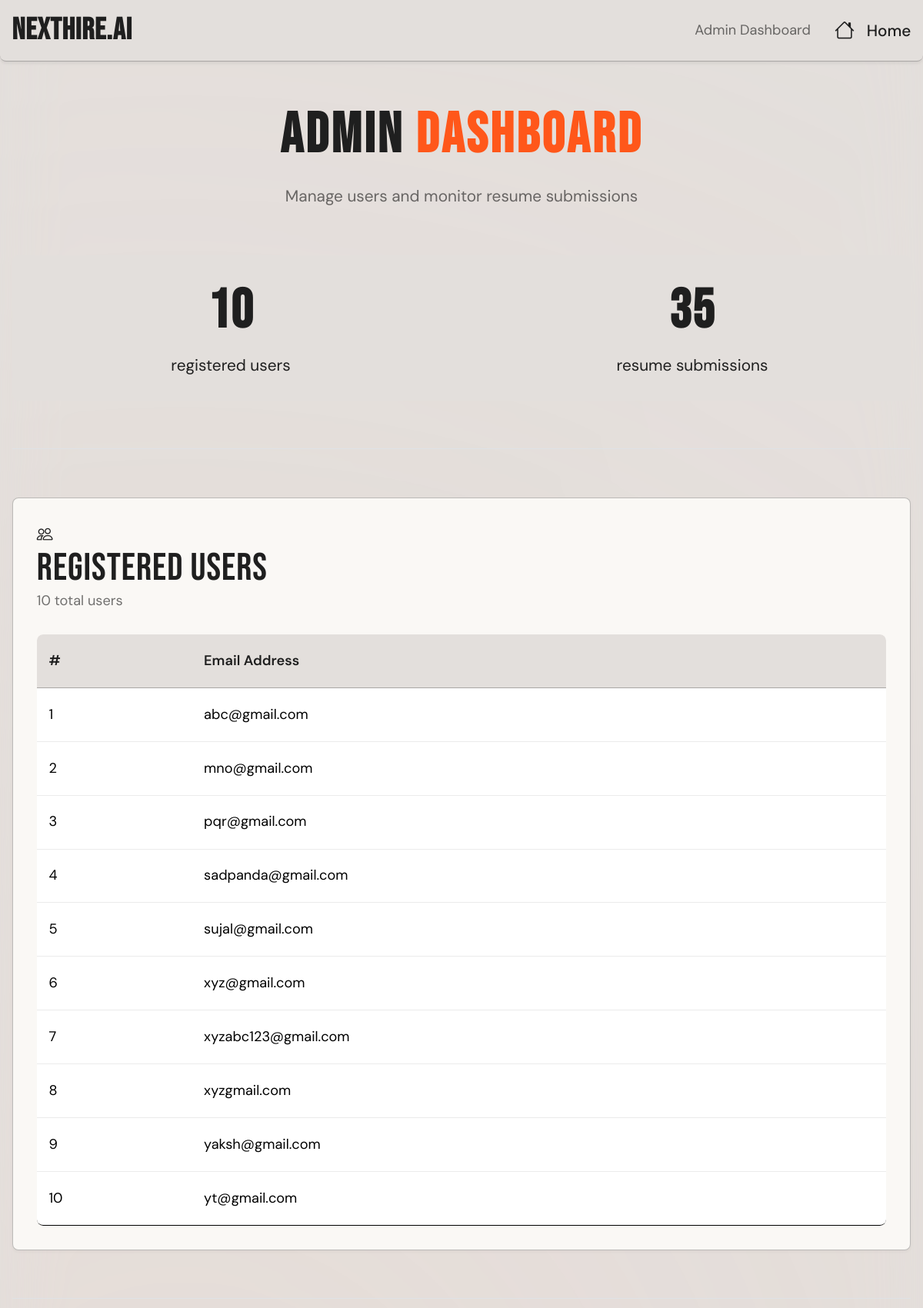
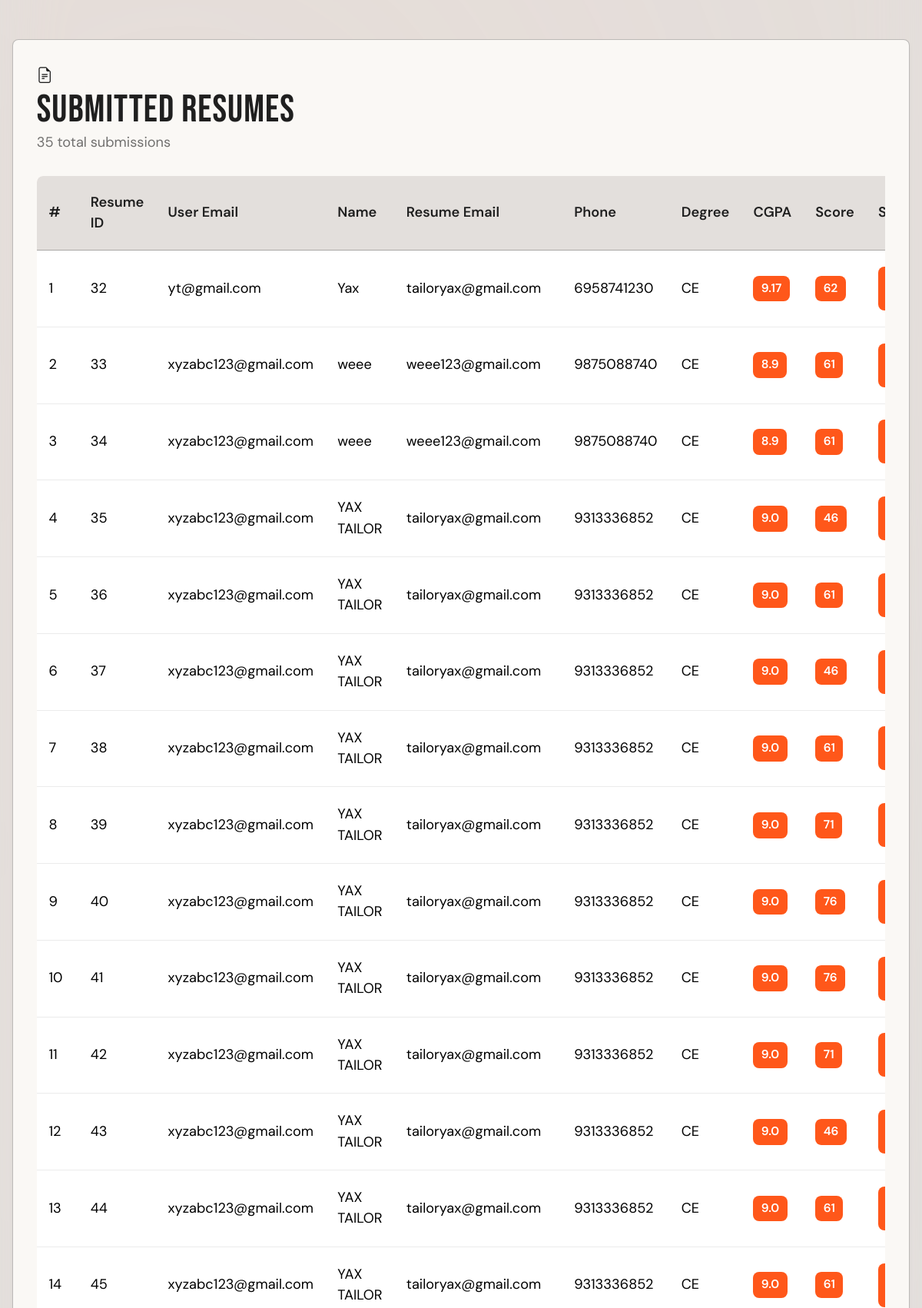
/admin_dashboard (signed in, upper part), run on the app's committed database (2 pictures, top to bottom).
### tables this page shows
CREATE TABLE users (
            email TEXT PRIMARY KEY,
            password TEXT
        );

CREATE TABLE resumes (
        id INTEGER PRIMARY KEY AUTOINCREMENT,
        user_email TEXT,
        name TEXT,
        phone TEXT,
        email TEXT,
        degree TEXT,
        cgpa TEXT,
        skills TEXT,
        projects TEXT,
        file_path TEXT
    , score INTEGER, status TEXT, created_at TEXT, github_username TEXT, city TEXT, about_yourself TEXT);

### app.py (the view)
@app.route("/admin_dashboard")
def admin_dashboard():
    if not session.get("admin"):
        return "Unauthorized", 401
    if not user_resume_history:
        rebuild_resume_history()
    conn = get_db()
    cur = conn.cursor()
    cur.execute("SELECT email FROM users")
    users = cur.fetchall()
    cur.execute("""
    SELECT id, user_email, name, email, phone, degree, cgpa, score, status, file_path
    FROM resumes
    """)
    resumes = cur.fetchall()
    conn.close()
    return render_template("admin.html",users=users,resumes=resumes,ds_history=user_resume_history)

### app.py (called while the page is built)
def get_db():
    return sqlite3.connect(DB_NAME)

### python_modules/resume_history_ds.py (called while the page is built)
    def get_resume_history(self):
        history = []
        current = self.head
        while current:
            history.append({
                "resume_id": current.resume_id,
                "created_at": current.created_at,
                "resume_score": current.resume_score,
                "readiness_status": current.readiness_status
            })
            current = current.next
        return history

### templates/admin.html (shortened to what this page needs)
<!DOCTYPE html>
<html lang="en">
<head>
    <link href="https://cdn.jsdelivr.net/npm/bootstrap@5.3.2/dist/css/bootstrap.min.css" rel="stylesheet">
    <link rel="stylesheet" href="https://cdn.jsdelivr.net/npm/bootstrap-icons@1.11.0/font/bootstrap-icons.css">
    <link rel="stylesheet" href="{{ url_for('static', filename='css/style.css') }}">
</head>
<body>
<header class="border-bottom py-3">
    <div class="container d-flex justify-content-between align-items-center">
        <h5 class="mb-0 fw-bold">NextHire.AI</h5>
        <nav class="d-none d-md-flex gap-4 align-items-center">
            <span class="text-muted small">Admin Dashboard</span>
            <a class="nav-link" href="/"><i class="bi bi-house"></i> Home</a>
        </nav>
    </div>
</header>
<div class="container py-5">
    <div class="text-center mb-5">
        <h1 class="hero-title" style="font-size: 3.5rem;">
            ADMIN <span class="hero-accent">DASHBOARD</span>
        </h1>
        <p class="text-muted">Manage users and monitor resume submissions</p>
    </div>
    <section class="py-4 mb-5" style="background-color: var(--background); border-radius: var(--radius);">
        <div class="row text-center">
            <div class="col-md-6">
                <h2 class="fw-bold">{{ users|length }}</h2>
                <p class="mb-0">registered users</p>
            </div>
            <div class="col-md-6">
                <h2 class="fw-bold">{{ resumes|length }}</h2>
                <p class="mb-0">resume submissions</p>
            </div>
        </div>
    </section>
    <div class="border-top mb-5"></div>
    <div class="panel mb-5">
        <div class="section-heading-container">
            <i class="bi bi-people section-heading-icon"></i>
            <div>
                <h3 class="mb-0">Registered Users</h3>
                <p class="text-muted small mb-0">{{ users|length }} total users</p>
            </div>
        </div>
        <div class="table-responsive">
            <table class="table">
                <thead>
                    <tr>
                        <th>#</th>
                        <th>Email Address</th>
                    </tr>
                </thead>
                <tbody>
                    {% for user in users %}
                    <tr>
                        <td>{{ loop.index }}</td>
                        <td>{{ user[0] }}</td>
                    </tr>
                    {% endfor %}
                </tbody>
            </table>
        </div>
    </div>
    <div class="border-top mb-5"></div>
    <div class="panel">
        <div class="section-heading-container">
            <i class="bi bi-file-earmark-text section-heading-icon"></i>
            <div>
                <h3 class="mb-0">Submitted Resumes</h3>
                <p class="text-muted small mb-0">{{ resumes|length }} total submissions</p>
            </div>
        </div>
        <div class="table-responsive">
            <table class="table">
                <thead>
                    <tr>
                        <th>#</th>
                        <th>Resume ID</th>
                        <th>User Email</th>
                        <th>Name</th>
                        <th>Resume Email</th>
                        <th>Phone</th>
                        <th>Degree</th>
                        <th>CGPA</th>
                        <th>Score</th>
                        <th>Status</th>
                    </tr>
                </thead>
                <tbody>
                    {% for r in resumes %}
                    <tr>
                        <td>{{ loop.index }}</td>
                        <td>{{ r[0] }}</td>
                        <td>{{ r[1] }}</td>
                        <td>{{ r[2] }}</td>
                        <td>{{ r[3] }}</td>
                        <td>{{ r[4] }}</td>
                        <td>{{ r[5] }}</td>
                        <td><span class="dashboard-badge">{{ r[6] }}</span></td>
                        <td><span class="dashboard-badge">{{ r[7] }}</span></td>
                        <td><span class="dashboard-badge">{{ r[8] }}</span></td>
                    </tr>
                    {% endfor %}
                </tbody>
            </table>
        </div>
    </div>
</div>
</body>
</html>

### static/css/style.css (style rules this page uses)
html { font-size: 130%; }
:root { --background: #E3DFDC; --foreground: hsl(0, 0%, 12%); --card: hsl(40, 30%, 97%); --primary: hsl(16, 100%, 55%); --secondary: hsl(215, 25%, 27%); --accent: hsl(210, 30%, 50%); --border: rgba(0, 0, 0, 0.25); --radius: 8px; }
header.border-bottom { border-bottom: 1px solid var(--border) !important; }
header { position: fixed; top: 0; left: 0; right: 0; background-color: var(--background); z-index: 1030; width: 100%; box-shadow: 0 2px 4px rgba(0,0,0,0.08); }
header.py-3 { padding-top: 0.75rem !important; padding-bottom: 0.75rem !important; }
body { background-color: var(--background); color: var(--foreground); font-family: 'DM Sans', -apple-system, BlinkMacSystemFont, 'Segoe UI', 'Roboto', 'Oxygen', 'Ubuntu', 'Cantarell', sans-serif; -webkit-font-smoothing: antialiased; padding-top: 4rem; transition: background-color 0.3s ease; }
body::before { content: ''; position: fixed; top: 0; left: 0; width: 100%; height: 100%; background: radial-gradient(circle at 20% 30%, hsla(16, 60%, 85%, 0.15) 0%, transparent 50%), radial-gradient(circle at 80% 70%, hsla(210, 40%, 85%, 0.12) 0%, transparent 50%), radial-gradient(circle at 40% 80%, hsla(40, 50%, 90%, 0.1) 0%, transparent 60%), linear-gradient(135deg, hsla(16, 30%, 92%, 0.08) 0%, hsla(210, 25%, 95%, 0.06) 100%); filter: blur(40px); z-index: -1; pointer-events: none; }
h1, h2, h3, h4, h5, h6, .hero-title, .accordion-button, .reviewer-name { font-family: 'Bebas Neue', -apple-system, BlinkMacSystemFont, 'Segoe UI', sans-serif; }
h1, h2, h3, h4, h5, h6 { font-weight: 400; letter-spacing: 0.02em; }
h1 { font-size: 4.2rem; }
h2 { font-size: 3.4rem; }
h3 { font-size: 2.8rem; }
h5 { font-size: 1.9rem; }
.hero-title { font-size: 5.5rem; font-weight: 800; text-transform: uppercase; letter-spacing: 0.05em; line-height: 0.85; margin-bottom: 1.5rem; color: var(--foreground); }
.hero-accent { color: var(--primary); }
.nav-link { color: var(--foreground); font-weight: 500; display: flex; align-items: center; gap: 0.75rem; }
.nav-link i { font-size: 1.4rem; flex-shrink: 0; }
.panel { background-color: var(--card); border: 1px solid var(--border); border-radius: var(--radius); padding: 1.5rem; box-shadow: 0 2px 4px rgba(0,0,0,0.04); margin-bottom: 2rem; transition: all 0.3s ease; }
.text-muted { color: rgba(0,0,0,0.55) !important; }
html { scroll-behavior: smooth; }
.nav-link { color: var(--foreground); font-weight: 500; display: flex; align-items: center; gap: 0.75rem; text-decoration: none; }
.nav-link i { font-size: 1.25em; flex-shrink: 0; line-height: 1; }
.section-heading-container { margin-bottom: 1.5rem; }
.section-heading-container h3 { margin: 0; line-height: 1.2; font-size: 2.4rem; }
.section-heading-container p { margin: 0; line-height: 1.3; }
.d-flex.align-items-center { align-items: center !important; }
.table { border-collapse: separate; border-spacing: 0; margin-bottom: 0; background-color: transparent; }
.table thead th { background-color: var(--background); border-bottom: 1px solid var(--border); padding: 1rem 0.75rem; font-size: 0.875rem; font-weight: 600; color: var(--foreground); vertical-align: middle; border-right: none; }
.table tbody tr { border-bottom: 1px solid rgba(0, 0, 0, 0.08); transition: all 0.2s ease; }
.table tbody tr:last-child { border-bottom: none; }
.table td { padding: 1rem 0.75rem; vertical-align: middle; border-right: none; font-size: 0.875rem; line-height: 1.5; }
.dashboard-badge { display: inline-flex; align-items: center; padding: 0.25rem 0.5rem; border-radius: var(--radius); font-size: 0.75rem; font-weight: 600; background-color: var(--primary); color: white; }
.table-responsive .table { margin-bottom: 0; }
.table { border-radius: var(--radius); overflow: hidden; }
.table thead th:first-child { border-top-left-radius: var(--radius); }
.table thead th:last-child { border-top-right-radius: var(--radius); }
.table tbody tr:last-child td:first-child { border-bottom-left-radius: var(--radius); }
.table tbody tr:last-child td:last-child { border-bottom-right-radius: var(--radius); }
section { border-radius: var(--radius); }
header { border-radius: 0 0 var(--radius) var(--radius); }
.nav-link img, header img, .bi, [class*="bi-"] { border-radius: 0; }
* { box-sizing: border-box; }
html, body { overflow-x: hidden; width: 100%; }
.container-fluid, .container { max-width: 100%; overflow-x: hidden; }

### data on the page
users: email "abc@gmail.com"
users: email "mno@gmail.com"
users: email "pqr@gmail.com"
users: email "sadpanda@gmail.com"
users: email "sujal@gmail.com"
users: email "xyz@gmail.com"
users: email "xyzabc123@gmail.com"
users: email "xyzgmail.com"
users: email "yaksh@gmail.com"
users: email "yt@gmail.com"
resumes: id "32", user_email "yt@gmail.com", name "Yax", email "tailoryax@gmail.com", phone "6958741230", degree "CE", cgpa "9.17", score "62"
resumes: id "33", user_email "xyzabc123@gmail.com", name "weee", email "weee123@gmail.com", phone "9875088740", degree "CE", cgpa "8.9", score "61"
resumes: id "34", user_email "xyzabc123@gmail.com", name "weee", email "weee123@gmail.com", phone "9875088740", degree "CE", cgpa "8.9", score "61"
resumes: id "35", user_email "xyzabc123@gmail.com", name "YAX TAILOR", email "tailoryax@gmail.com", phone "9313336852", degree "CE", cgpa "9.0", score "46"
resumes: id "36", user_email "xyzabc123@gmail.com", name "YAX TAILOR", email "tailoryax@gmail.com", phone "9313336852", degree "CE", cgpa "9.0", score "61"
resumes: id "37", user_email "xyzabc123@gmail.com", name "YAX TAILOR", email "tailoryax@gmail.com", phone "9313336852", degree "CE", cgpa "9.0", score "46"
resumes: id "38", user_email "xyzabc123@gmail.com", name "YAX TAILOR", email "tailoryax@gmail.com", phone "9313336852", degree "CE", cgpa "9.0", score "61"
resumes: id "39", user_email "xyzabc123@gmail.com", name "YAX TAILOR", email "tailoryax@gmail.com", phone "9313336852", degree "CE", cgpa "9.0", score "71"
resumes: id "40", user_email "xyzabc123@gmail.com", name "YAX TAILOR", email "tailoryax@gmail.com", phone "9313336852", degree "CE", cgpa "9.0", score "76"
resumes: id "41", user_email "xyzabc123@gmail.com", name "YAX TAILOR", email "tailoryax@gmail.com", phone "9313336852", degree "CE", cgpa "9.0", score "76"
resumes: id "42", user_email "xyzabc123@gmail.com", name "YAX TAILOR", email "tailoryax@gmail.com", phone "9313336852", degree "CE", cgpa "9.0", score "71"
resumes: id "43", user_email "xyzabc123@gmail.com", name "YAX TAILOR", email "tailoryax@gmail.com", phone "9313336852", degree "CE", cgpa "9.0", score "46"
resumes: id "44", user_email "xyzabc123@gmail.com", name "YAX TAILOR", email "tailoryax@gmail.com", phone "9313336852", degree "CE", cgpa "9.0", score "61"
resumes: id "45", user_email "xyzabc123@gmail.com", name "YAX TAILOR", email "tailoryax@gmail.com", phone "9313336852", degree "CE", cgpa "9.0", score "61"

### other printed values
{{ users|length }} "10"
{{ resumes|length }} "35"
